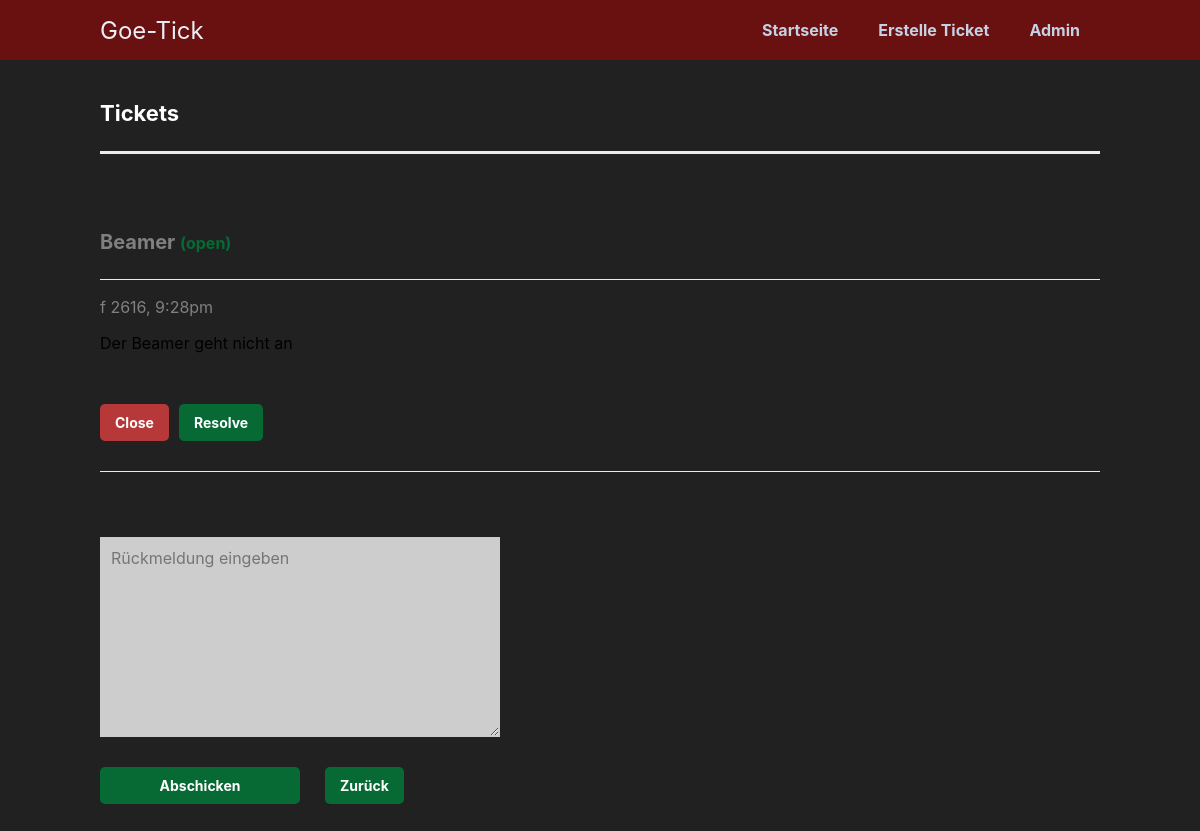
The page /admin.php?id=53 on the database its author committed.
### tables this page shows
CREATE TABLE `tickets` (
  `ticket_ID` int(11) NOT NULL,
  `fehler_ID` int(11) NOT NULL,
  `nutzer_ID` int(11) NOT NULL,
  `title` varchar(255) NOT NULL,
  `created` datetime NOT NULL DEFAULT current_timestamp(),
  `StatusTicket` enum('open','closed','resolved') NOT NULL DEFAULT 'open'
);

CREATE TABLE `issue` (
  `Fehler_ID` int(11) NOT NULL,
  `ticket_ID` int(11) NOT NULL,
  `user_ID` int(11) NOT NULL,
  `Raum` varchar(255) NOT NULL,
  `Gerät` text NOT NULL,
  `Beschreibung` text NOT NULL
);

### admin.php (the view, shortened to what this page needs)
<?php
include 'functions.php';
$pdo = pdo_connect_mysql();
$stmt_ticket= $pdo->prepare('SELECT * From tickets INNER JOIN issue on tickets.ticket_ID = issue.ticket_ID');
$stmt_ticket->execute();
$tickets = $stmt_ticket->fetchall(PDO::FETCH_ASSOC);
?>
<?=template_header('hilfe bei der fehlerfindung')?>
<div class="content view">
    <h1>Tickets</h1>
    <?php
if(!isset($_GET['id'])):?>
    <?php foreach ($tickets as $tk):?>
    <a href="admin.php?id=<?=$tk['ticket_ID']?>" class="ticket">
        <span class="con">
            <h2><?=htmlspecialchars($tk['title'], ENT_QUOTES)?>
                <span class="<?=$tk['StatusTicket']?>">(<?=$tk['StatusTicket']?>)</span>
            </h2>
    </a>
    <p class="created"><?=date('f ds, g:ia', strtotime($tk['created']))?></p>
    </span>
    <?php endforeach;?>
    <?php else: ?>
    <?php foreach ($tickets as $tk):?>
    <?php if ($tk['ticket_ID'] == $_GET['id']): ?>
    <div class="ticket">
        <h2><?=htmlspecialchars($tk['title'], ENT_QUOTES)?>
            <span class="<?=$tk['StatusTicket']?>">(<?=$tk['StatusTicket']?>)</span>
        </h2>
        <p class="created"><?=date('f ds, g:ia', strtotime($tk['created']))?></p>
        <?php echo $tk['Beschreibung'] ?>
    </div>
    <div class="btns">
        <a href="admin.php?id=<?=$_GET['id']?>&status=closed" class="btn red">Close</a>
        <a href="admin.php?id=<?=$_GET['id']?>&status=resolved" class="btn">Resolve</a>
    </div>
    <div class="comments">
    </div>
    <form action="" method="post">
        <textarea name="kommentar" placeholder="Rückmeldung eingeben"></textarea>
        <div class="btns">
            <input type="submit" value="Abschicken">
            <a href="admin.php" class="btn">Zurück</a>
        </div>
    </form>
    <?php endif; ?>
    <?php endforeach; ?>
    <?php endif ?>
</div>
<?=template_footer()?>

### stylesheet.css (style rules this page uses)
* { box-sizing: border-box; font-family: -apple-system, BlinkMacSystemFont, "segoe ui", roboto, oxygen, ubuntu, cantarell, "fira sans", "droid sans", "helvetica neue", Arial, sans-serif; font-size: 16px; -webkit-font-smoothing: antialiased; -moz-osx-font-smoothing: grayscale; }
body { background-color: #212121; margin: 0; }
.content { width: 1000px; margin: 0 auto; }
.content h1 { margin: 2; padding: 25px 0; font-size: 22px; border-bottom: 3px solid #ebebeb; color: #ffffff; }
.content h2 { margin: 2; padding: 25px 0; font-size: 20px; border-bottom: 1px solid #ebebeb; color: gray; }
.btns { display: flex; }
.btns .btn { display: inline-block; text-decoration: none; background-color: #076a35; font-weight: bold; font-size: 14px; border-radius: 5px; color: #FFFFFF; padding: 10px 15px; margin: 15px 10px 15px 0; }
.btns .btn.red { background-color: #b63838; }
.view h2 .open, .view h2 .resolved { color: #076a35; }
.view .ticket { padding: 20px 0; }
.view .ticket .created { color: gray; }
.view .comments { margin-top: 15px; border-top: 1px solid #ebebeb; padding: 25px 0; }
.create form, .view form { padding: 15px 0; display: flex; flex-flow: column; width: 400px; }
.create form input, .create form textarea, .view form input, .view form textarea { padding: 10px; width: 100%; margin-right: 25px; margin-bottom: 15px; background-color: #cdcdcd; border: 1px solid #cccccc; }
.create form textarea, .view form textarea { height: 200px; }
.create form input[type="submit"], .view form input[type="submit"] { display: block; background-color: #076a35; border: 0; font-weight: bold; font-size: 14px; color: #FFFFFF; cursor: pointer; width: 200px; margin-top: 15px; border-radius: 5px; }

### rows shown on the page
tickets: title "Beamer", StatusTicket "open", created "f 2616, 9:28pm", fehler_ID.Beschreibung "Der Beamer geht nicht an"
